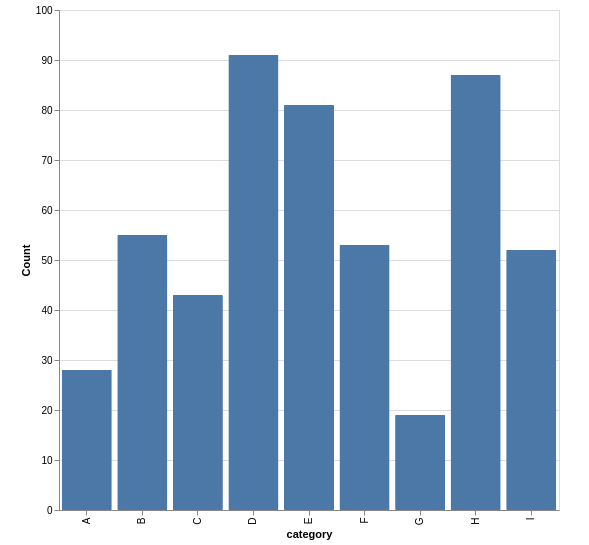

Vega-Lite specification stored for this chart:
### Vega-Lite specification from a JSON file in a GitHub repository (floating-point values rounded to 4 significant figures)
{"$schema": "https://vega.github.io/schema/vega-lite/v5.json", "data": {"values": [{"a": "A", "b": 28}, {"a": "B", "b": 55}, {"a": "C", "b": 43}, {"a": "D", "b": 91}, {"a": "E", "b": 81}, {"a": "F", "b": 53}, {"a": "G", "b": 19}, {"a": "H", "b": 87}, {"a": "I", "b": 52}]}, "padding": {"left": 20, "top": 5, "right": 30, "bottom": 5}, "width": 500, "height": 500, "resolve": {"scale": {"color": "independent"}}, "background": "#ffffff", "layer": [{"mark": {"type": "bar", "cornerRadius": 1, "tooltip": true, "binSpacing": 1}, "encoding": {"x": {"field": "a", "type": "ordinal", "axis": {"title": "category", "orient": "bottom"}}, "y": {"type": "quantitative", "field": "b", "axis": {"title": "Count", "orient": "left"}}, "opacity": {"value": 1}, "color": {}}}]}
